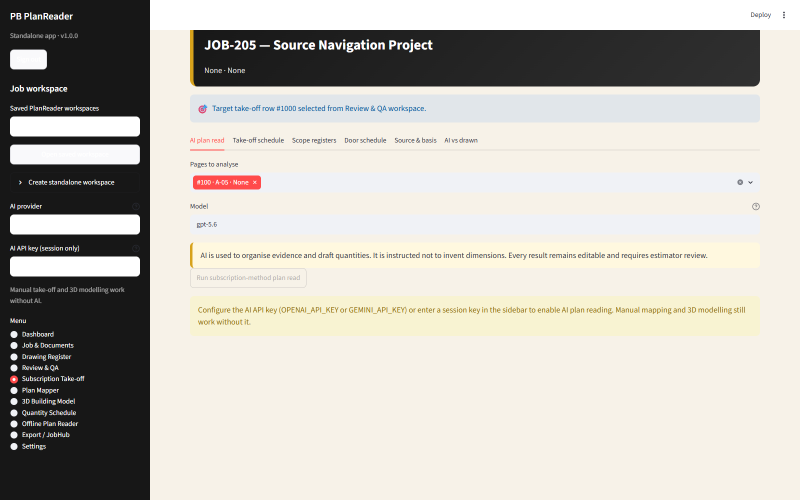
#> input picture evidence/phase6b/phase6b_05_takeoff_source_navigation.png, 1600 x 1000 px (shown at 1/2 size); its folder holds only this picture in this run
$ python -i pb_auto_geometry_v1219.py   (imports and definitions only)
#> lines starting #> are read from the running program, lines starting #| are printed output that depends on the picture; after the words box and inside, x2 and y2 are one past the last pixel; in counts of white or black regions, pixels touching at a corner belong together
"""PlanReader v1.2.19 automatic drawing triage, self-calibration and geometry.

This module makes the non-AI workflow materially more automatic while keeping a
strict evidence hierarchy:

* pages that are irrelevant to painting take-off are auto-deselected before
  raster processing (they remain in the drawing register and can be restored);
* manual page calibration is never overwritten;
* vector-PDF dimension lines are preferred for automatic calibration;
* printed scale is a provisional fallback and calibrated floor-plan geometry can
  cross-reference elevation width where the facade orientation is identifiable;
* clearly documented unit areas become floor-area reference rows automatically;
* unit polygons detected from closed drawing boundaries remain provisional until
  reviewed;
* elevation gross areas / explicitly documented substrate areas become external
  take-off rows and are linked to an automatically derived 3D envelope.

No commercial rates, coating systems, coats or productivity are invented here.
"""
from __future__ import annotations

import json
import math
import re
from pathlib import Path
from typing import Any, Dict, Iterable, List, Optional, Sequence, Tuple

import numpy as np

try:
    import cv2
except Exception:  # pragma: no cover - production dependency exists
    cv2 = None

try:
    import pb_3d_surface_editor_v1212 as surface_v1212
except Exception:  # pragma: no cover
    surface_v1212 = None

VERSION = "1.2.19"
SOURCE_PREFIX = f"PB Auto Geometry v{VERSION}"
MODEL_SOURCE_PREFIX = f"{SOURCE_PREFIX} · envelope"
SETTING_KEY = "auto_geometry_v1219"

_KEEP_TYPES = {
    "Floor Plan",
    "Reflected Ceiling Plan",
    "Elevation",
    "Section",
    "Door / Window Schedule",
    "Finishes Schedule",
    "Specification",
    "Render / Artist's Impression",
}
_DROP_TYPES = {"Structural", "Services", "Landscape / Civil"}
_RELEVANT_WORDS = (
    "paint", "painting", "finish", "colour", "color", "cladding", "render",
    "soffit", "eave", "fascia", "balustrade", "external", "elevation",
    "floor plan", "ceiling", "door schedule", "window schedule", "substrate",
    "linea", "easylap", "textureboard", "weatherboard", "blockwork",
)
_ROOF_RELEVANT_WORDS = ("soffit", "eave", "fascia", "canopy", "awning", "paint")
_UNIT_LABEL_RE = re.compile(
    r"\b(?:UNIT|APT|APARTMENT|VILLA|TOWNHOUSE|TENANCY)\s*[-#:]*\s*([A-Z0-9][A-Z0-9.-]*)\b",
    re.IGNORECASE,
)
_AREA_RE = re.compile(r"\b(\d{1,4}(?:\.\d{1,2})?)\s*(?:m\s*[²2]|sqm|sq\.?\s*m)\b", re.IGNORECASE)
_DIM_RE = re.compile(r"(?<![:\d])(?P<num>\d{2,5}(?:\.\d{1,3})?)\s*(?P<unit>mm|m)?(?!\s*[:\d])", re.IGNORECASE)

_SUBSTRATE_RULES: Sequence[Tuple[Tuple[str, ...], str, str]] = (
    (("lineaboard", "linea"), "EC1", "Lineaboard Cladding"),
    (("textureboard",), "EC2", "Textureboard Cladding"),
    (("easylap",), "EC3", "Easylap Cladding"),
    (("render", "rendered block", "blockwork"), "RBL", "Rendered / Blockwork"),
    (("timber look", "timber cladding", "weatherboard"), "EC5", "Timber / Weatherboard Cladding"),
    (("soffit", "eave"), "SOF", "Soffits / Eaves"),
    (("screen",), "SCR", "Screens"),
    (("balustrade",), "BA1", "Balustrade"),
    (("sunhood", "sun hood"), "SHD", "Sunhoods"),
    (("downpipe",), "DP", "Downpipes"),
    (("garage door",), "GD", "Garage Doors"),
)


# [13 lines left out: functions _num, _safe_json, not called in this run]


def _is_auto_scale(page: Dict[str, Any]) -> bool:
    return str(page.get("scale_text") or "").startswith("Auto ")


# [190 lines left out: functions page_relevance, auto_select_document_pages, _dimension_value_m, _line_distance_to_box, _iter_pdf_lines, choose_dimension_calibration and 2 more, not called in this run]


def _drawing_component(image_path: Path, *, elevation: bool = False) -> Optional[Dict[str, Any]]:
    """Return the dominant drawing cluster and an approximate outer contour.

    The bottom title-block band is excluded. The result is a geometry candidate,
    not a claim of measured accuracy; downstream rows remain provisional unless
    supported by explicit document quantities.
    """
#> called with elevation = False
    if cv2 is None:
        return None
    image = cv2.imread(str(image_path), cv2.IMREAD_GRAYSCALE)
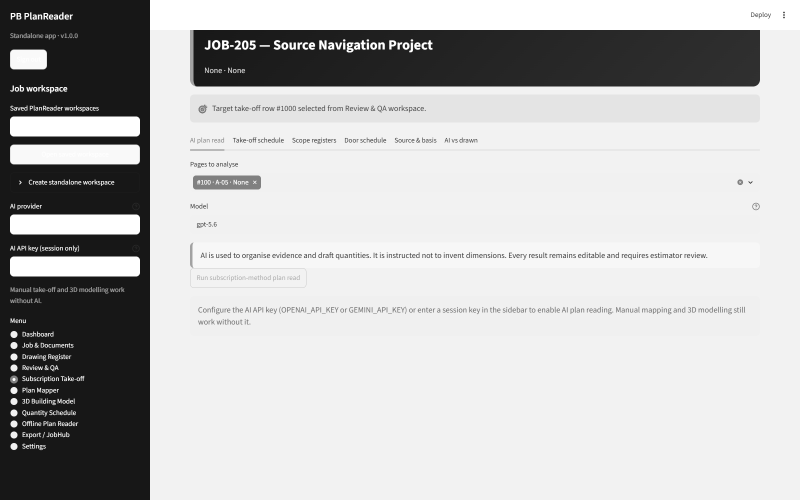
#> image: shape (1000, 1600) (shown at 1/2 size); min 23, max 255, mean 191.5
    if image is None or image.size == 0:
        return None
    height, width = image.shape[:2]
#> height = 1000; width = 1600
    y_end = max(1, int(height * (0.82 if elevation else 0.86)))
#> y_end = 860
    x_start, x_end = int(width * 0.03), int(width * 0.97)
#> x_start = 48; x_end = 1552
    roi = image[:y_end, x_start:x_end]
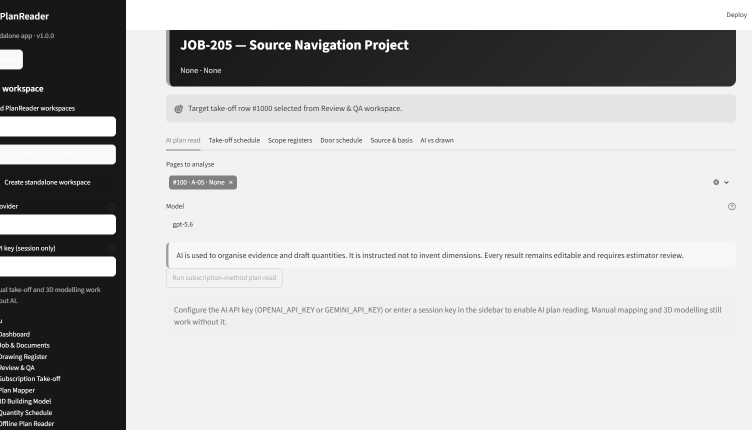
#> roi: shape (860, 1504) (shown at 1/2 size); min 23, max 255, mean 192.1
    _, ink = cv2.threshold(roi, 205, 255, cv2.THRESH_BINARY_INV)
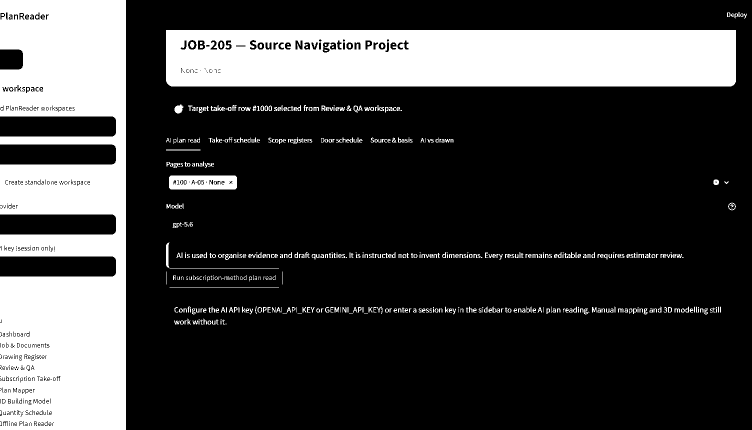
#> ink: shape (860, 1504) (shown at 1/2 size); 24.6% white; 500 white regions (120 under 20 px), largest, box (x1, y1, x2, y2) and area: (0, 0, 252, 860) 173769, (332, 60, 1472, 173) 124847, (338, 351, 474, 379) 3464
    kernel_size = 3 if max(width, height) < 2200 else 5
#> kernel_size = 3
    kernel = np.ones((kernel_size, kernel_size), np.uint8)
#> kernel = [[1, 1, 1], [1, 1, 1], [1, 1, 1]]
    connected = cv2.morphologyEx(ink, cv2.MORPH_CLOSE, kernel, iterations=1)
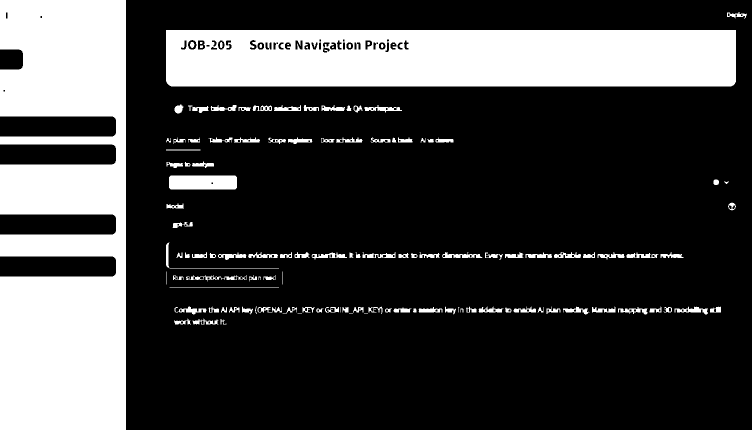
#> connected: shape (860, 1504) (shown at 1/2 size); 25.4% white; 125 white regions (10 under 20 px), largest, box (x1, y1, x2, y2) and area: (0, 0, 252, 860) 177881, (332, 60, 1472, 173) 125133, (338, 351, 474, 379) 3775
    count, labels, stats, _ = cv2.connectedComponentsWithStats((connected > 0).astype(np.uint8), 8)
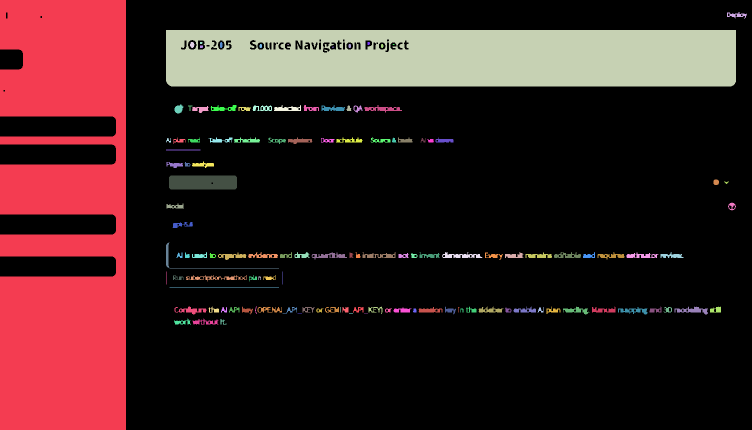
#> labels: shape (860, 1504) int32 (shown at 1/2 size); 126 distinct labels, from 0 to 125; one colour per label, 0 black
#> count = 126; stats = 126 rows, first 6: [0, 0, 1504, 860, 964755], [0, 0, 252, 860, 177881], [1454, 24, 40, 13, 238], [332, 60, 1140, 113, 125133], [380, 84, 9, 12, 82], [400, 84, 5, 4, 19]
    best = None
    roi_area = float(max(1, roi.shape[0] * roi.shape[1]))
    for label_id in range(1, count):
        x, y, w, h, pixels = [int(v) for v in stats[label_id]]
        bbox_area = float(w * h)
        frac = bbox_area / roi_area
        if w < roi.shape[1] * 0.12 or h < roi.shape[0] * 0.10 or not (0.015 <= frac <= 0.78):
            continue
        density = pixels / max(bbox_area, 1.0)
        if not (0.006 <= density <= 0.45):
            continue
        score = bbox_area * (0.45 + min(density, 0.12) * 5.0)
        if best is None or score > best["score"]:
            best = {"label": label_id, "score": score, "bbox": (x + x_start, y, w, h), "density": density}
#> this loop made 125 passes
#> (x, y, w, h, pixels, bbox_area, frac) on passes 2, 4, 5, 6, 7, 8, 10, 11, 13, 15, 16, 17: (1454, 24, 40, 13, 238, 520, 0.000402), (380, 84, 9, 12, 82, 108, 8.35e-05), (400, 84, 5, 4, 19, 20, 1.55e-05), (440, 84, 5, 12, 53, 60, 4.64e-05), (735, 84, 5, 6, 27, 30, 2.32e-05), (519, 88, 5, 8, 35, 40, 3.09e-05), (697, 88, 5, 8, 36, 40, 3.09e-05), (762, 88, 5, 8, 34, 40, 3.09e-05), (400, 91, 6, 5, 29, 30, 2.32e-05), (349, 209, 18, 18, 227, 324, 0.00025), (376, 211, 9, 11, 36, 99, 7.65e-05), (421, 210, 52, 12, 360, 624, 0.000482)
#> (x, y, w, h, pixels, bbox_area, frac, density) on passes 1, 3: (0, 0, 252, 860, 177881, 216720, 0.168, 0.821), (332, 60, 1140, 113, 125133, 128820, 0.0996, 0.971)
    if best is None:
        return None
    component_mask = np.zeros_like(connected)
    component_mask[labels == best["label"]] = 255
    contours, _ = cv2.findContours(component_mask, cv2.RETR_EXTERNAL, cv2.CHAIN_APPROX_SIMPLE)
    if not contours:
        return None
    contour = max(contours, key=cv2.contourArea)
    contour[:, 0, 0] += x_start
    perimeter = cv2.arcLength(contour, True)
    approx = cv2.approxPolyDP(contour, max(2.0, perimeter * 0.006), True)
    points = [[float(p[0][0]), float(p[0][1])] for p in approx]
    x, y, w, h = best["bbox"]
    return {
        "bbox": [float(x), float(y), float(w), float(h)],
        "polygon": points,
        "pixel_area": float(abs(cv2.contourArea(contour))),
        "density": float(best["density"]),
        "image_width": width,
        "image_height": height,
    }


# [275 lines left out: functions _page_face, _substrates_from_text, extract_unit_area_candidates, extract_substrate_area_candidates, _pdf_word_lines, _unit_boundary_candidates and 4 more, not called in this run]


_TAKEOFF_INSERT = """INSERT INTO takeoff_rows(
    workspace_id,section,element,location,substrate,finish_system,quantity,unit,
    quantity_status,source_page,source_reference,inclusion_status,coats,
    coverage_m2_per_litre,productivity_m2_per_hour,rate_per_unit,confidence,notes,
    row_role,created_at,updated_at
) VALUES(?,?,?,?,?,?,?,?,?,?,?,?,?,?,?,?,?,?,?,?,?)"""


# [13 lines left out: function _replace_auto_rows, not called in this run]


def _setting_get(app: Any, workspace_id: int) -> Dict[str, Any]:
    rows = app.lquery("SELECT value FROM workspace_settings WHERE workspace_id=? AND key=?", (workspace_id, SETTING_KEY))
    return _safe_json(rows[0].get("value") if rows else "{}", {})


# [308 lines left out: functions _setting_set, _build_unit_rows, _build_facade_rows, _surface_code_for, _refresh_auto_model, analyse_workspace and 2 more, not called in this run]

>>> result = _drawing_component('evidence/phase6b/phase6b_05_takeoff_source_navigation.png')

$ run again, on evidence/phase6b/phase6b_01_review_empty.png
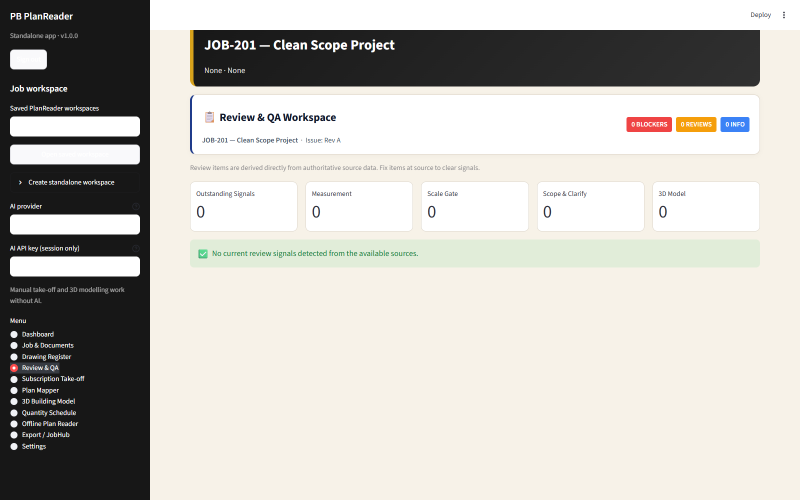
#> input picture evidence/phase6b/phase6b_01_review_empty.png, 1600 x 1000 px (shown at 1/2 size)
#> in _drawing_component, `_, ink = cv2.threshold(roi, 205, 255, cv2.THRESH_BINARY_INV)`:
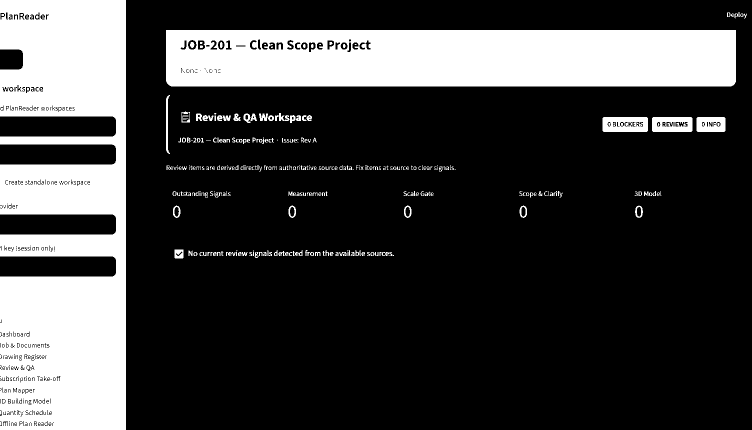
#> ink: shape (860, 1504) (shown at 1/2 size); 24.4% white; 306 white regions (100 under 20 px), largest, box (x1, y1, x2, y2) and area: (0, 0, 252, 860) 173756, (332, 60, 1472, 173) 125557, (1205, 234, 1296, 264) 2375
#> connected: shape (860, 1504); 25.1% white; 75 white regions (7 under 20 px), largest, box (x1, y1, x2, y2) and area: (0, 0, 252, 860) 177881, (332, 60, 1472, 173) 125770, (1205, 234, 1296, 264) 2709
#> in _drawing_component, `count, labels, stats, _ = cv2.connectedComponentsWithStats((connected ..`:
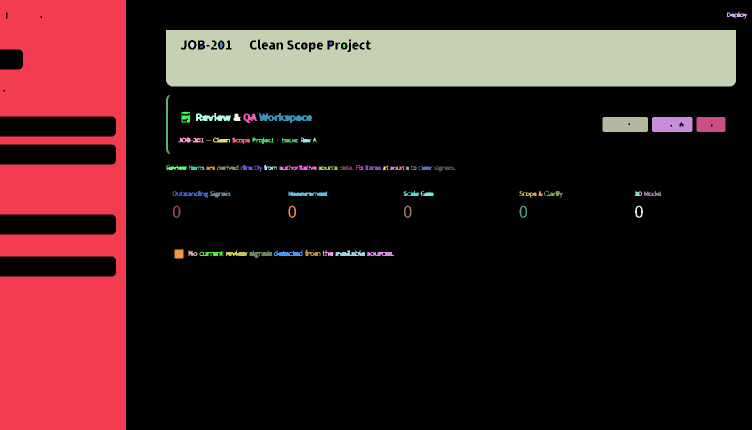
#> labels: shape (860, 1504) int32 (shown at 1/2 size); 76 distinct labels, from 0 to 75; one colour per label, 0 black
#> count = 76; stats = 76 rows, first 6: [0, 0, 1504, 860, 969398], [0, 0, 252, 860, 177881], [1454, 24, 40, 13, 238], [332, 60, 1140, 113, 125770], [380, 84, 9, 12, 82], [400, 84, 5, 4, 19]
#> the loop in _drawing_component, `for label_id in range(1, count):` made 75 passes
#> (x, y, w, h, pixels, bbox_area, frac) on passes 2, 4, 5, 6, 7, 9, 10, 12: (1454, 24, 40, 13, 238, 520, 0.000402), (380, 84, 9, 12, 82, 108, 8.35e-05), (400, 84, 5, 4, 19, 20, 1.55e-05), (440, 84, 5, 12, 53, 60, 4.64e-05), (659, 84, 6, 6, 30, 36, 2.78e-05), (606, 88, 5, 8, 34, 40, 3.09e-05), (622, 88, 5, 8, 35, 40, 3.09e-05), (686, 88, 5, 8, 34, 40, 3.09e-05)

$ run again, on evidence/phase6b/phase6b_02_measurement_signal.png
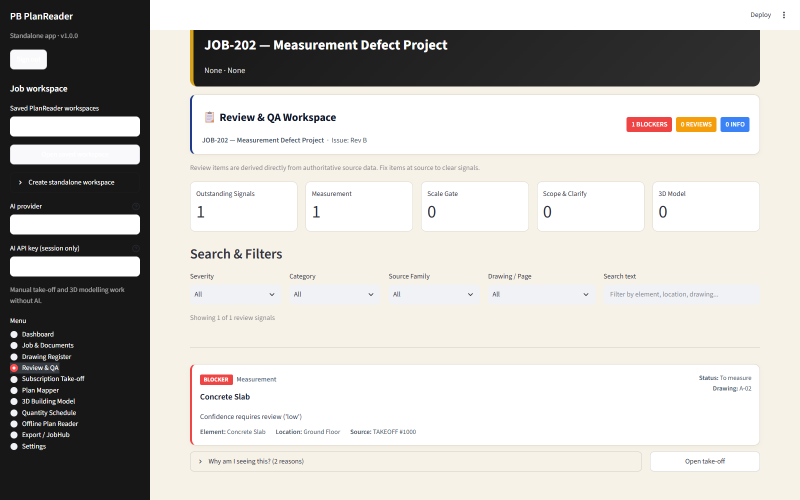
#> input picture evidence/phase6b/phase6b_02_measurement_signal.png, 1600 x 1000 px (shown at 1/2 size)
#> in _drawing_component, `_, ink = cv2.threshold(roi, 205, 255, cv2.THRESH_BINARY_INV)`:
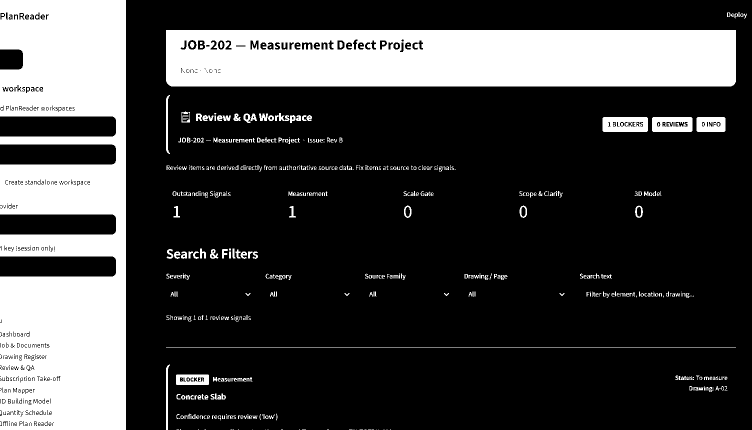
#> ink: shape (860, 1504) (shown at 1/2 size); 24.9% white; 509 white regions (189 under 20 px), largest, box (x1, y1, x2, y2) and area: (0, 0, 252, 860) 173756, (332, 60, 1472, 173) 124679, (1205, 234, 1296, 264) 2398
#> connected: shape (860, 1504); 25.8% white; 135 white regions (33 under 20 px), largest, box (x1, y1, x2, y2) and area: (0, 0, 252, 860) 177881, (332, 60, 1472, 173) 124905, (1205, 234, 1296, 264) 2709
#> in _drawing_component, `count, labels, stats, _ = cv2.connectedComponentsWithStats((connected ..`:
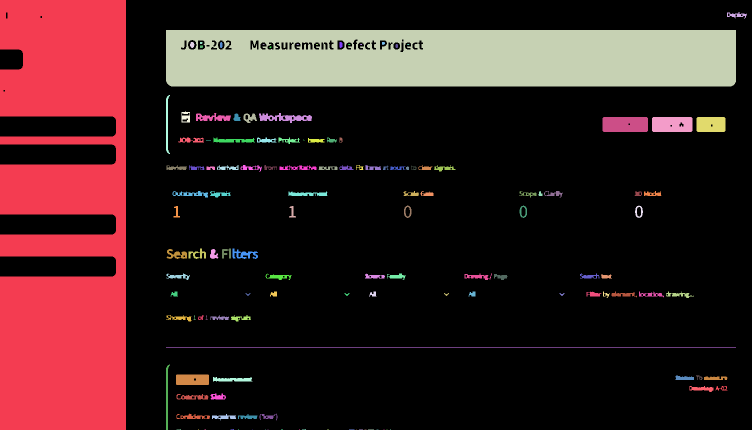
#> labels: shape (860, 1504) int32 (shown at 1/2 size); 136 distinct labels, from 0 to 135; one colour per label, 0 black
#> count = 136; stats = 136 rows, first 6: [0, 0, 1504, 860, 960295], [0, 0, 252, 860, 177881], [1454, 24, 40, 13, 238], [332, 60, 1140, 113, 124905], [380, 84, 9, 12, 82], [400, 84, 5, 4, 19]
#> the loop in _drawing_component, `for label_id in range(1, count):` made 135 passes
#> (x, y, w, h, pixels, bbox_area, frac) on passes 2, 4, 5, 6, 7, 8, 14, 16: (1454, 24, 40, 13, 238, 520, 0.000402), (380, 84, 9, 12, 82, 108, 8.35e-05), (400, 84, 5, 4, 19, 20, 1.55e-05), (440, 84, 5, 12, 53, 60, 4.64e-05), (679, 84, 6, 12, 64, 72, 5.57e-05), (764, 84, 6, 6, 30, 36, 2.78e-05), (791, 88, 5, 8, 36, 40, 3.09e-05), (400, 91, 6, 5, 29, 30, 2.32e-05)
